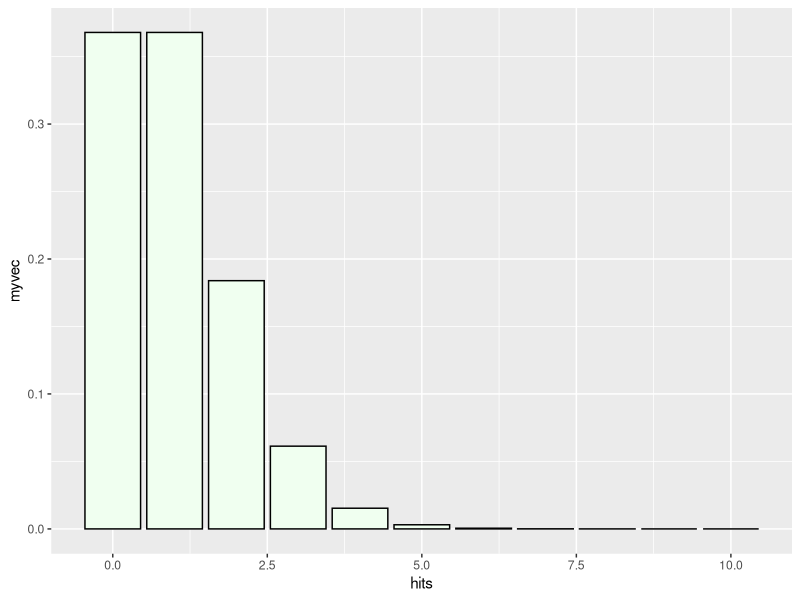
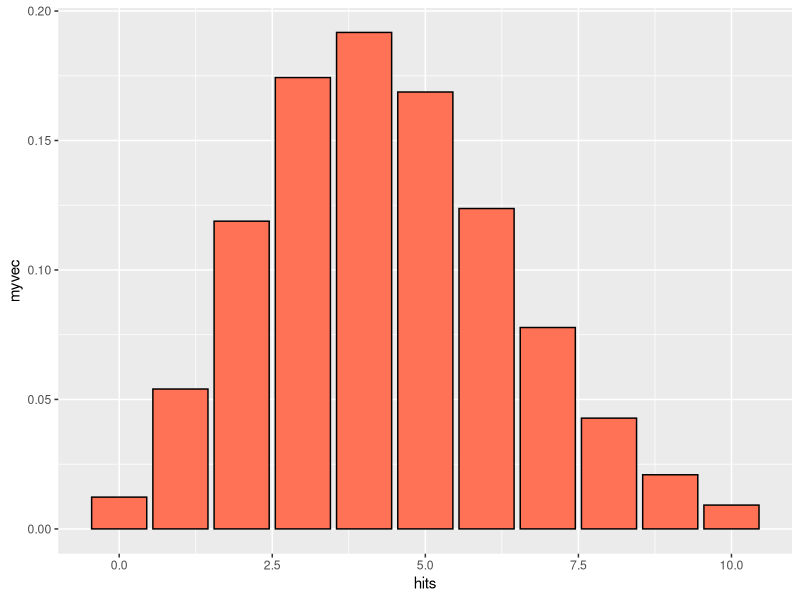
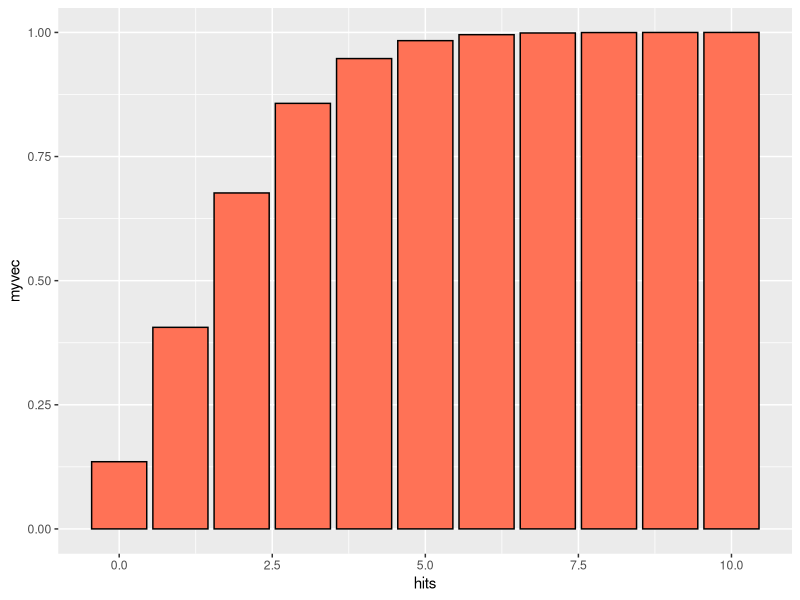
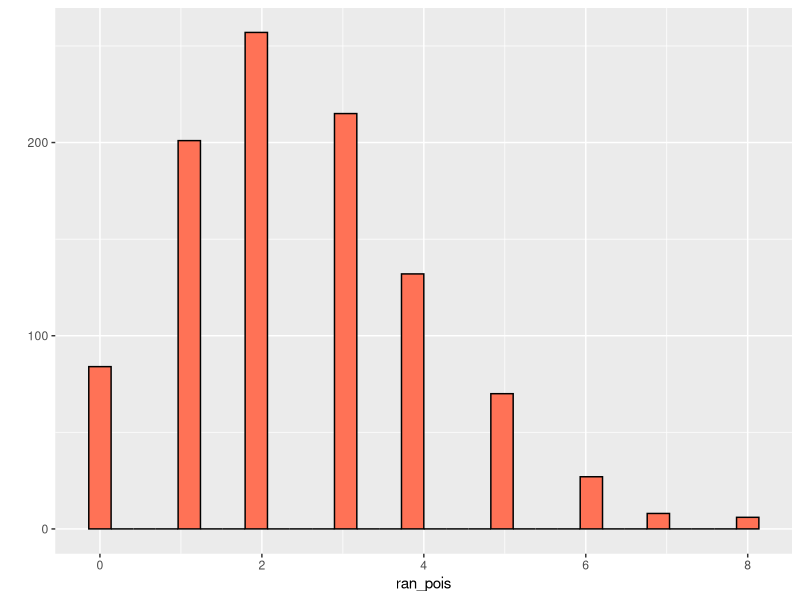
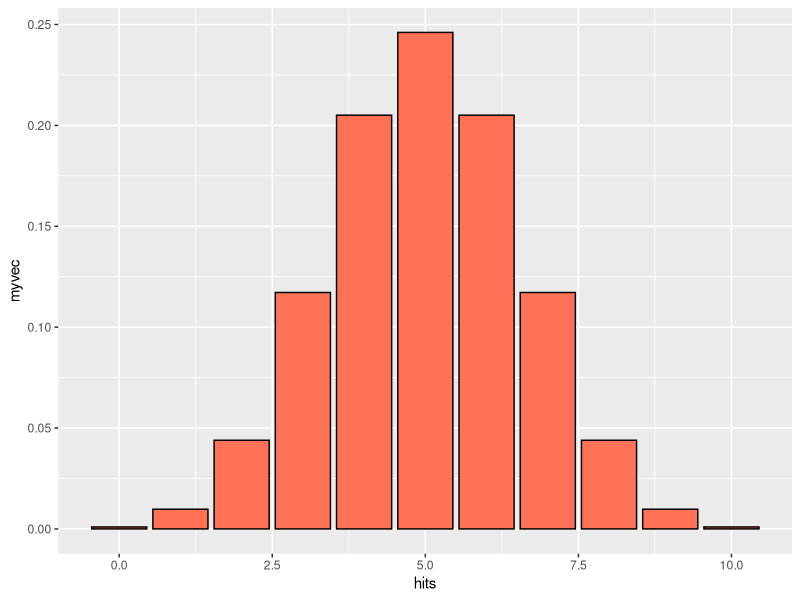
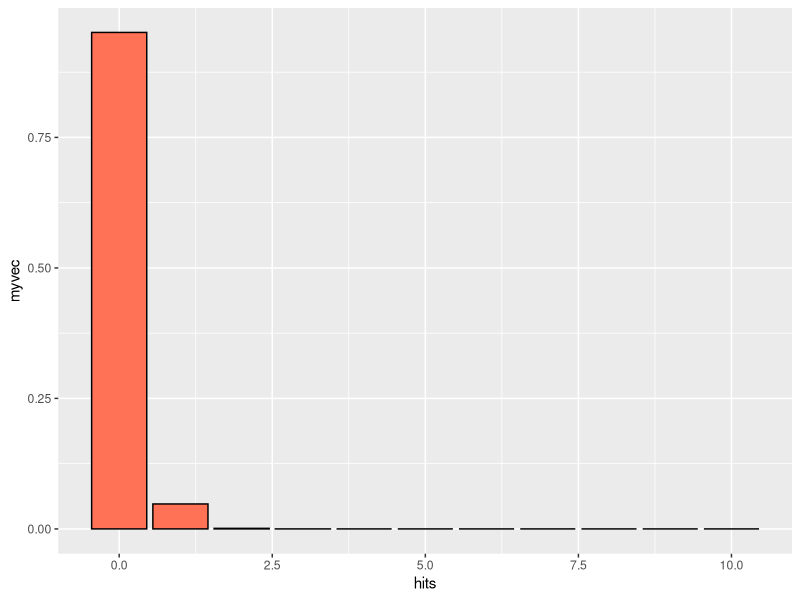
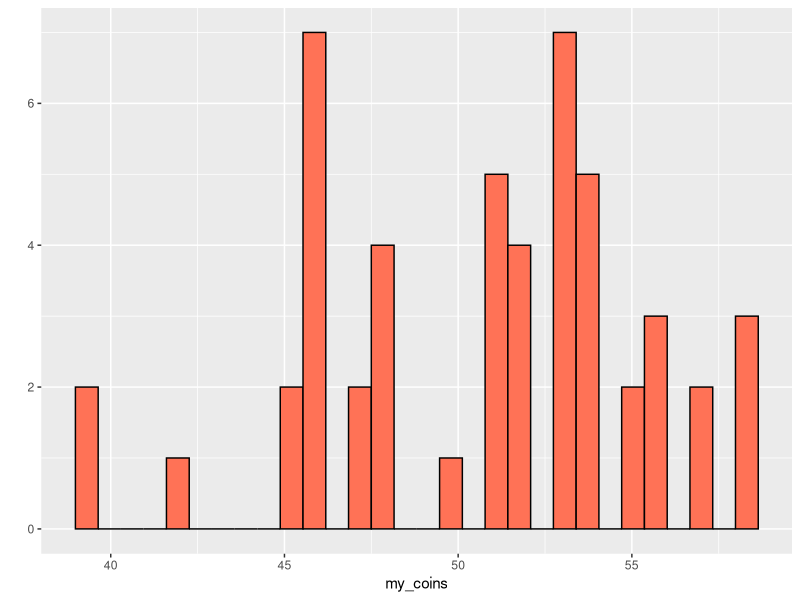
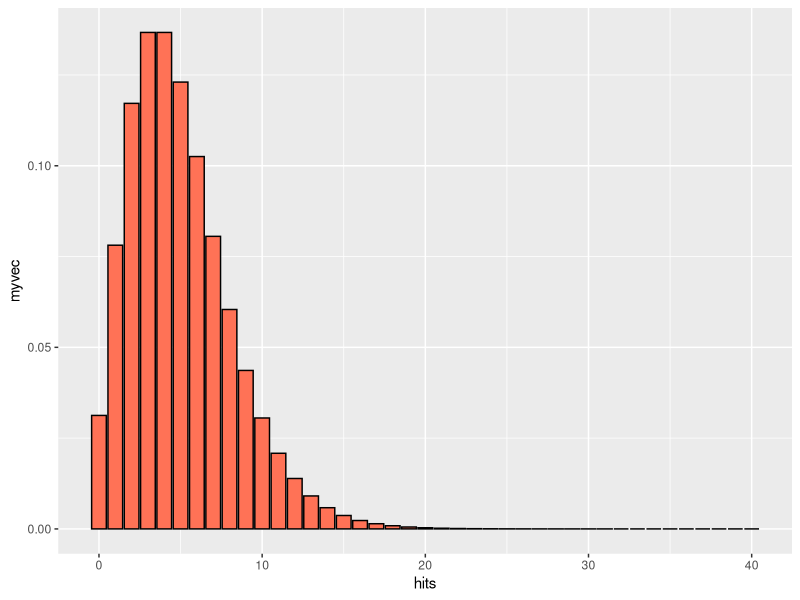

Here is the R script that generated these plots, in order:
# Probability distributions
# Feb 18 2020
# JLW
# dist functions
# begin with d is density function
# begin with p is cumulative probability function
# q is quantile function (inverse of p)
# r is random number generator

library(ggplot2)
library(MASS)


# Poisson Distribution ----------------------------------------------------

# discrete 0 to infinity
# only parameter is lambda ( > 0, continuous)
# lambda is constant rate parameter (observations per unit time or unit area)

# d for probability density
hits <- 0:10
myvec <- dpois(x = hits, lambda = 1) # one event per time or area unit
qplot(x = hits, y = myvec, 
      geom = "col", 
      color = I('black'),
      fill = I('honeydew'))

myvec <- dpois(x = hits, lambda = 4.4) 
qplot(x = hits, y = myvec, 
      geom = "col", 
      color = I('black'),
      fill = I('coral1'))
sum(myvec) # sum should always be 1.0 (our example pop is small)

# for a poisson with lambda = 2, 
# what is the probability that a single draw
# will yield a 0
dpois(x = 0, lambda = 2)

# p for cumulative probability
hits <- 0:10
myvec <- ppois(q = hits, lambda = 2)
qplot(x = hits, y = myvec, 
      geom = "col", 
      color = I('black'),
      fill = I('coral1'))

# for poisson with lambda = 2, what is probability that a single random
# draw will yield x <= 1?

ppois(q = 1, lambda = 2)

p1 <- dpois(x = 1, lambda = 2)
print(p1)
p2 <- dpois(x = 0, lambda = 2)
print(p2)
p1 + p2 # same as doing ppois, just manually summing for cumulative value

# q for the inverse of p
qpois(p = 0.5, lambda = 2.5 ) # half of probability

# simulate a poisson to get actual values
ran_pois <- rpois(n = 1000, lambda = 2.5)

qplot(x = ran_pois,
      color = I('black'),
      fill = I('coral1'))

quantile(x = ran_pois, probs = c(0.025, 0.975)) # these cut out 2.5% on either
# end for returning 95% interval


# Binomial Distribution ---------------------------------------------------

# p = probability of a dichotomous outcome (successes in certain no. of trials)
# size = number of trials (eg number of coin flips)
# x = possible outcomes
# outcome x is bounded between 0 and size

# density for binomial
hits <- 0:10
myvec <- dbinom(x = hits, size = 10, prob = 0.5)
qplot(x = hits, y = myvec, 
      geom = "col", 
      color = I('black'),
      fill = I('coral1'))

# what is the probability of getting 5 heads out of 10 tosses?
dbinom(x = 5, size = 10, prob = 0.5) # (exactly 5 heads)

# biased coin
hits <- 0:10
myvec <- dbinom(x = hits, size = 10, prob = 0.005)
qplot(x = hits, y = myvec, 
      geom = "col", 
      color = I('black'),
      fill = I('coral1'))

# p function for tail probability
# probability of 5 or fewer heads out of 10 tosses
pbinom(q = 5, size = 10, prob = 0.5)# 0.623 because size includes a 0
pbinom(q = 4, size = 9, prob = 0.5) # gives 0.5

# what is a 95% confidence interval for 100 trials of a coin with p = 0.7?
qbinom(p = c(0.025, 0.975), size = 100, prob = 0.7) # CI = 61-79

# how does this compare to a sample interval for real data?
my_coins <- rbinom(n = 50, size = 100, prob = 0.5) #100 coins 50 times
qplot(x = my_coins,
      color = I('black'),
      fill = I('coral1'))

# 95% CI for this set of data
quantile(x = my_coins, probs = c(0.025, 0.975)) # = 37.68 - 57.78

# Negative Binomial -------------------------------------------------------

# "slightly more realistic version of the poisson"

# number of failures in a series of Bernouli trials with 
# p = probability of success before a targeted number of successes (= size)
# generats a distribution that is more heterogenous (overdispersed) than Poisson

hits <- 0:40
myvec <- dnbinom(x = hits, size = 5, prob = 0.5) #how many tails will you get 
# before 5 total heads on coin flip?
qplot(x = hits,
      y = myvec,
      geom = 'col',
      color = I('black'),
      fill = I('coral1'))

# geometric series is a special case in which number of successes
# is = 1. each bar is a constant fraction of the one that came before it
# with prob = 1 - p

myvec <- dnbinom(x = hits, size = 1, prob = 0.1)
qplot(x = hits,
      y = myvec,
      geom = 'col',
      color = I('black'),
      fill = I('coral1')) # each successive bar is 90% as high as the bar before
# it. basically q factor

# alternatively specify mean = mu of the distribution and size
# this gives us a poisson with a lambda value that varies
# dispersion parameter is the shape parameter from a gamma distribution
# as it increases, the variance gets smaller

nbi_ran <- rnbinom(n = 1000, size = 0.1, mu = 5)
qplot(nbi_ran, color = I('black'), fill = I('coral1'))










































